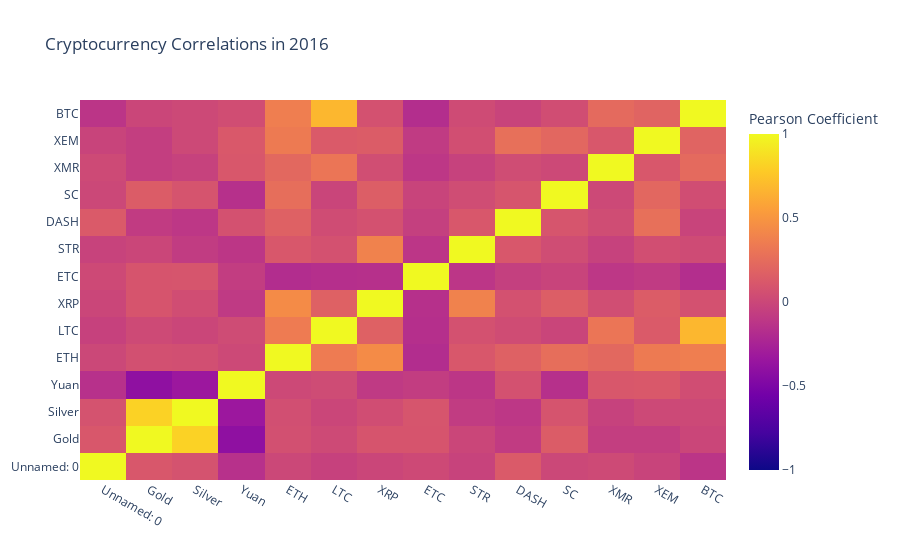

The cell this chart's notebook holds for it:
### Code cell
def correlation_heatmap(df, title, absolute_bounds=True):
    '''Plot a correlation heatmap for the entire dataframe'''
    heatmap = go.Heatmap(
        z=df.corr(method='pearson').values,
        x=df.columns,
        y=df.columns,
        colorbar=dict(title='Pearson Coefficient'),
    )
    
    layout = go.Layout(title=title)
    
    if absolute_bounds:
        heatmap['zmax'] = 1.0
        heatmap['zmin'] = -1.0
        
    fig = go.Figure(data=[heatmap], layout=layout)
    py.iplot(fig)
    
correlation_heatmap(combined_df_2016.pct_change(), "Cryptocurrency Correlations in 2016")

### Figure 1 — Plotly figure (JSON) as saved in the notebook; plotly's stock layout.template omitted (floating-point values rounded to 4 significant figures; data arrays with more than 128 entries replaced by an {"elided": "..."} marker saying what was removed)
{"data": [{"colorbar": {"title": {"text": "Pearson Coefficient"}}, "type": "heatmap", "x": ["Unnamed: 0", "Gold", "Silver", "Yuan", "ETH", "LTC", "XRP", "ETC", "STR", "DASH", "SC", "XMR", "XEM", "BTC"], "y": ["Unnamed: 0", "Gold", "Silver", "Yuan", "ETH", "LTC", "XRP", "ETC", "STR", "DASH", "SC", "XMR", "XEM", "BTC"], "z": {"elided": "14x14 float values"}, "zmax": 1, "zmin": -1}], "layout": {"title": {"text": "Cryptocurrency Correlations in 2016"}}}
